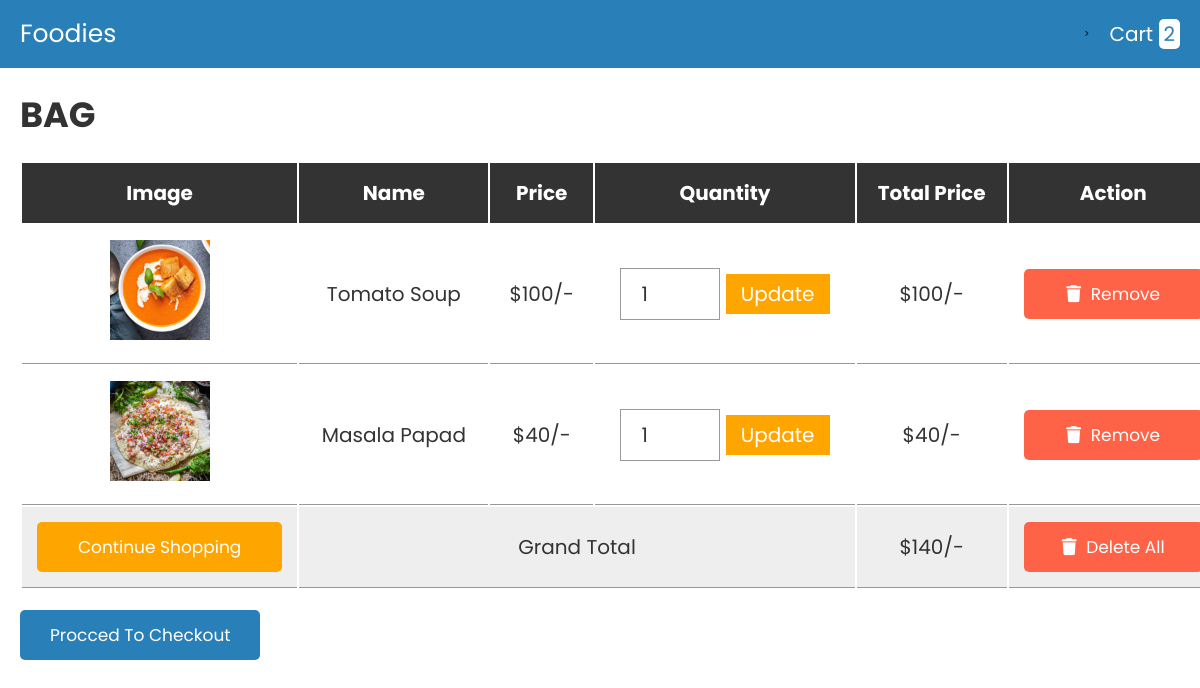
Page /cart.php?nam=5 on the committed database.
### tables this page shows
CREATE TABLE `cart` (
  `id` int(4) NOT NULL,
  `name` varchar(255) NOT NULL,
  `prise` int(5) NOT NULL,
  `image` varchar(255) NOT NULL,
  `quantity` int(4) NOT NULL,
  `table_number` int(3) NOT NULL,
  `is_confirmed` int(2) NOT NULL
);

### cart.php (the view, shortened to what this page needs)
<?php
@include 'config.php';
?>
<!DOCTYPE html>
<html lang="en">
<head>
   <link rel="stylesheet" href="https://cdnjs.cloudflare.com/ajax/libs/font-awesome/6.0.0/css/all.min.css">
   <link rel="stylesheet" href="css/style.css">
</head>
<body>
<?php include 'header.php'; ?>
<div class="container">
<section class="shopping-cart">
   <h1 class="heading">Bag</h1>
   <table>
      <thead>
         <th>image</th>
         <th>name</th>
         <th>price</th>
         <th>quantity</th>
         <th>total price</th>
         <th>action</th>
      </thead>
      <tbody>
         <?php
         $select_cart = mysqli_query($conn, "SELECT * FROM `cart` WHERE table_number=$name_");
         $grand_total = 0;
         if(mysqli_num_rows($select_cart) > 0){
            while($fetch_cart = mysqli_fetch_assoc($select_cart)){
         ?>
         <tr>
            <td><img src="image/<?php echo $fetch_cart['image']; ?>" height="100" alt=""></td>
            <td><?php echo $fetch_cart['name']; ?></td>
            <td>$<?php echo number_format($fetch_cart['prise']); ?>/-</td>
            <td>
               <form action="" method="post">
                  <input type="number" name="update_quantity" min="1"  value="<?php echo $fetch_cart['quantity']; ?>" >
                  <input type="submit" value="update" name="update_update_btn">
               </form>
            </td>
            <td>$<?php echo $sub_total = number_format($fetch_cart['prise'] * $fetch_cart['quantity']); ?>/-</td>
            <td><a href="cart.php?remove=<?php echo $fetch_cart['id']; ?>&nam=<?php echo $name_;?>" onclick="return confirm('remove item from cart?')" class="delete-btn"> <i class="fas fa-trash"></i> remove</a></td>
         </tr>
         <?php
           $grand_total += $sub_total;
            };
         };
         ?>
         <tr class="table-bottom">
            <td><a href="products.php?nam=<?php echo $name_;?>" class="option-btn" style="margin-top: 0;">continue shopping</a></td>
            <td colspan="3">grand total</td>
            <td>$<?php echo $grand_total; ?>/-</td>
            <td><a href="cart.php?delete_all&nam=<?php echo $name_;?>" onclick="return confirm('are you sure you want to delete all?');" class="delete-btn"> <i class="fas fa-trash"></i> delete all </a></td>
         </tr>
      </tbody>
   </table>
   <div class="checkout-btn">
      <a href="checkout.php?nam=<?php echo $name_;?>" class="btn <?= ($grand_total > 1)?'':'disabled'; ?>">procced to checkout</a>
   </div>
</section>
</div>
</body>
</html>

### css/style.css (style rules this page uses)
:root { --blue:#2980b9; --red:tomato; --orange:orange; --black:#333; --white:#fff; --bg-color:#eee; --dark-bg:rgba(0,0,0,.7); --box-shadow:0 .5rem 1rem rgba(0,0,0,.1); --border:.1rem solid #999; }
* { font-family: 'Poppins', sans-serif; margin:0; padding:0; box-sizing: border-box; outline: none; border:none; text-decoration: none; text-transform: capitalize; }
html { font-size: 62.5%; overflow-x: hidden; }
.container { max-width: 1200px; margin:0 auto; }
section { padding:2rem; }
.heading { text-align: center; font-size: 3.5rem; text-transform: uppercase; color:var(--black); margin-bottom: 2rem; }
.btn, .option-btn, .delete-btn { display: block; width: 100%; text-align: center; background-color: var(--blue); color:var(--white); font-size: 1.7rem; padding:1.2rem 3rem; border-radius: .5rem; cursor: pointer; margin-top: 1rem; }
.option-btn i, .delete-btn i { padding-right: .5rem; }
.option-btn { background-color: var(--orange); }
.delete-btn { margin-top: 0; background-color: var(--red); }
.shopping-cart table { text-align: center; width: 100%; }
.shopping-cart table thead th { padding:1.5rem; font-size: 2rem; color:var(--white); background-color: var(--black); }
.shopping-cart table tr td { border-bottom: var(--border); padding:1.5rem; font-size: 2rem; color:var(--black); }
.shopping-cart table input[type="number"] { border: var(--border); padding:1rem 2rem; font-size: 2rem; color:var(--black); width: 10rem; }
.shopping-cart table input[type="submit"] { padding:.5rem 1.5rem; cursor: pointer; font-size: 2rem; background-color: var(--orange); color:var(--white); }
.shopping-cart table .table-bottom { background-color: var(--bg-color); }
.shopping-cart .checkout-btn { text-align: center; margin-top: 1rem; }
.shopping-cart .checkout-btn a { display: inline-block; width: auto; }
@media (max-width:1200px) { .shopping-cart { overflow-x: scroll; } }
@media (max-width:1200px) { .shopping-cart table { width: 120rem; } }
@media (max-width:1200px) { .shopping-cart .heading { text-align: left; } }
@media (max-width:1200px) { .shopping-cart .checkout-btn { text-align: left; } }

### rows in the picture
cart: image (picture), name "Tomato Soup", prise "100", update_quantity "1"
cart: image (picture), name "Masala Papad", prise "40", update_quantity "1"

### other values in the picture
$row_count "2"
$grand_total "140"
